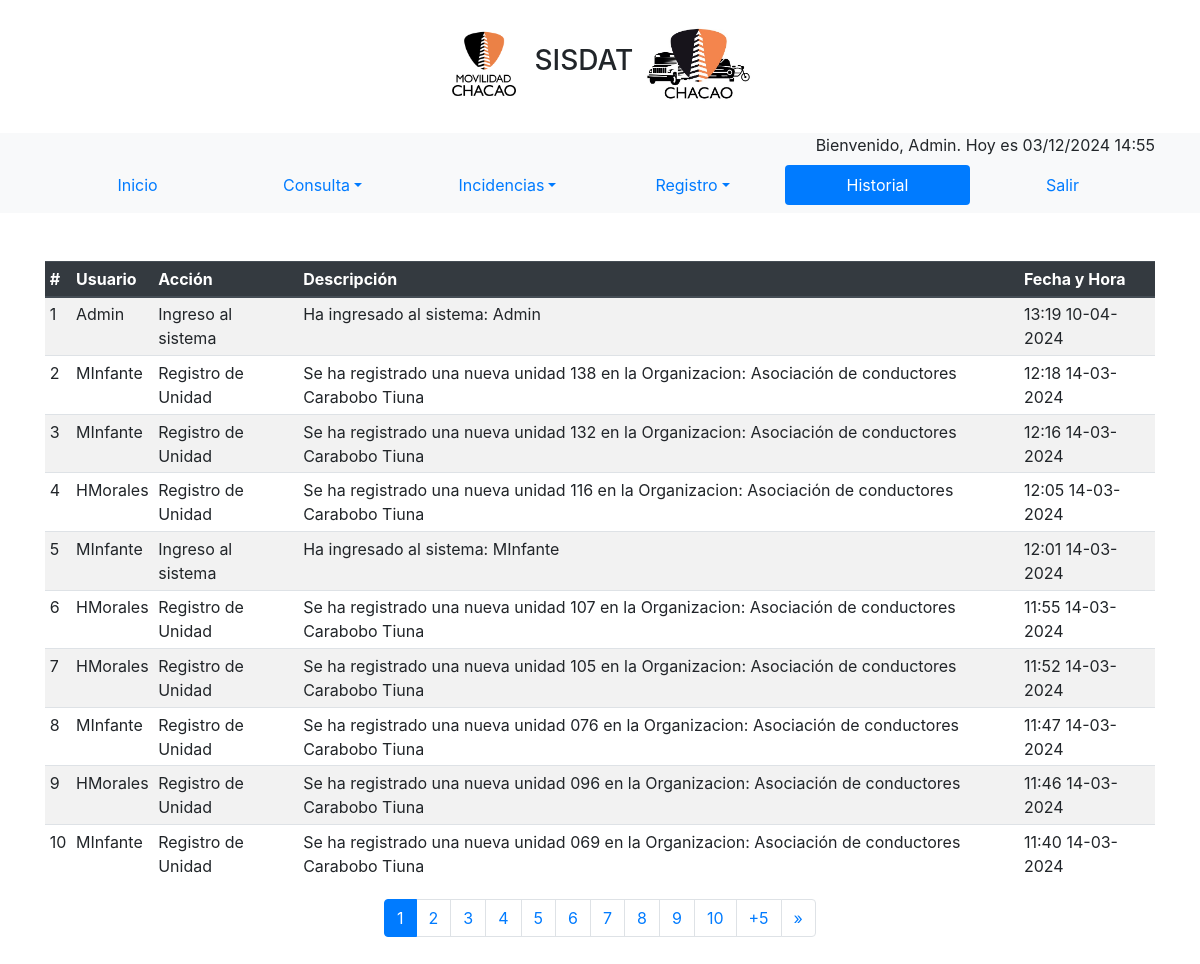
Page /index.php?pagina=historial (signed in) on the committed database.
### tables this page shows
CREATE TABLE `historial` (
  `id` int(11) NOT NULL,
  `action` varchar(255) NOT NULL,
  `fecha` timestamp NOT NULL DEFAULT current_timestamp(),
  `usuario` varchar(255) DEFAULT NULL,
  `descripcion` text DEFAULT NULL
);

### controladores/plantilla.controlador.php (called while the page is built)
<?php
class ControladorPlantilla{
    public  function ctrTraerPlantilla(){
        include "vistas/plantilla.php";
    }
}

### index.php (called while the page is built, shortened)
<?php
require_once "controladores/plantilla.controlador.php";
require_once "modelos/formularios.modelo.php";
$plantilla = new ControladorPlantilla();
$plantilla -> ctrTraerPlantilla();

### modelos/conexion.php (called while the page is built)
<?php
class Conexion{
    public static function conectar(){
    $link = new PDO("mysql:host=127.0.0.1;dbname=bdsidat", "root","");
    $link->exec("set names utf8");
    return $link;
    }
}

### modelos/formularios.modelo.php (called while the page is built, shortened)
<?php
require_once "conexion.php";
class ModeloFormularios{
    public static function mdlObtenerRegistrosHistorial(){
        $stmt = Conexion::conectar()->prepare("SELECT * FROM historial ORDER BY fecha DESC");
        $stmt->execute();
        return $stmt->fetchALL();
    }
}

### vistas/paginas/historial.php (the view, shortened to what this page needs)
<?php
$registrosHistorial = ModeloFormularios::mdlObtenerRegistrosHistorial();
$registrosPorPagina = 10;
$totalRegistros = count($registrosHistorial);
$totalPaginas = ceil($totalRegistros / $registrosPorPagina);
$paginaActual = isset($_GET['page']) ? intval($_GET['page']) : 1;
$inicio = ($paginaActual - 1) * $registrosPorPagina;
$registrosMostrados = array_slice($registrosHistorial, $inicio, $registrosPorPagina);
?>
<div class="table-responsive">
    <table class="table table-striped table-sm">
        <thead class="thead-dark">
            <tr>
                <th>#</th>
                <th>Usuario</th>
                <th>Acción</th>
                <th>Descripción</th>
                <th>Fecha y Hora</th>
            </tr>
        </thead>
        <tbody>
            <?php
            foreach ($registrosMostrados as $key => $value):
                $paginaGlobal = ($paginaActual - 1) * $registrosPorPagina + $key + 1;
                $fechaHoraBD = $value['fecha'];
                $dateTimeBD = new DateTime($fechaHoraBD, new DateTimeZone('UTC'));
                $dateTimeBD->setTimezone(new DateTimeZone('America/Caracas'));
                $fechaHoraConvertida = $dateTimeBD->format('H:i d-m-Y');
            ?>
            <tr>
                <td><?php echo $paginaGlobal; ?></td>
                <td><?php echo $value['usuario']; ?></td>
                <td><?php echo $value['action']; ?></td>
                <td><?php echo $value['descripcion']; ?></td>
                <td><?php echo $fechaHoraConvertida; ?></td>
            </tr>
            <?php endforeach; ?>
        </tbody>
    </table>
</div>
<div class="container">
    <nav aria-label="Page navigation">
        <ul class="pagination justify-content-center ">
            <?php
                $maxPaginasMostradas = 10;
                $mitadMaxPaginas = floor($maxPaginasMostradas / 2);
                $startPage = max(1, $paginaActual - $mitadMaxPaginas);
                $endPage = min($totalPaginas, $startPage + $maxPaginasMostradas - 1);
                $paginaAvance5 = min($totalPaginas, $paginaActual + 5);
                for ($i = $startPage; $i <= $endPage; $i++) {
                    $active = $i === $paginaActual ? 'active' : '';
                    echo '<li class="page-item ' . $active . '">';
                    echo '<a class="page-link" href="index.php?pagina=historial&page=' . $i . '">' . $i . '</a>';
                    echo '</li>';
                }
                if ($paginaActual + 6 <= $totalPaginas) {
                    echo '<li class="page-item">';
                    echo '<a class="page-link" href="index.php?pagina=historial&page=' . $paginaAvance5 . '">+5</a>';
                    echo '</li>';
                }
                if ($paginaActual < $totalPaginas) {
                    echo '<li class="page-item">';
                    echo '<a class="page-link" href="index.php?pagina=historial&page=' . ($paginaActual + 1) . '" aria-label="Next">';
                    echo '<span aria-hidden="true">&raquo;</span>';
                    echo '</a>';
                    echo '</li>';
                }
            ?>
        </ul>
    </nav>
</div>

### rows in the picture
historial: paginaGlobal "1", usuario "Admin", action "Ingreso al sistema", descripcion "Ha ingresado al sistema: Admin", fecha "13:19 10-04-2024"
historial: paginaGlobal "2", usuario "MInfante", action "Registro de Unidad", descripcion "Se ha registrado una nueva unidad 138 en la Organizacion: Asociación de conductores Carabobo Tiuna", fecha "12:18 14-03-2024"
historial: paginaGlobal "3", usuario "MInfante", action "Registro de Unidad", descripcion "Se ha registrado una nueva unidad 132 en la Organizacion: Asociación de conductores Carabobo Tiuna", fecha "12:16 14-03-2024"
historial: paginaGlobal "4", usuario "HMorales", action "Registro de Unidad", descripcion "Se ha registrado una nueva unidad 116 en la Organizacion: Asociación de conductores Carabobo Tiuna", fecha "12:05 14-03-2024"
historial: paginaGlobal "5", usuario "MInfante", action "Ingreso al sistema", descripcion "Ha ingresado al sistema: MInfante", fecha "12:01 14-03-2024"
historial: paginaGlobal "6", usuario "HMorales", action "Registro de Unidad", descripcion "Se ha registrado una nueva unidad 107 en la Organizacion: Asociación de conductores Carabobo Tiuna", fecha "11:55 14-03-2024"
historial: paginaGlobal "7", usuario "HMorales", action "Registro de Unidad", descripcion "Se ha registrado una nueva unidad 105 en la Organizacion: Asociación de conductores Carabobo Tiuna", fecha "11:52 14-03-2024"
historial: paginaGlobal "8", usuario "MInfante", action "Registro de Unidad", descripcion "Se ha registrado una nueva unidad 076 en la Organizacion: Asociación de conductores Carabobo Tiuna", fecha "11:47 14-03-2024"
historial: paginaGlobal "9", usuario "HMorales", action "Registro de Unidad", descripcion "Se ha registrado una nueva unidad 096 en la Organizacion: Asociación de conductores Carabobo Tiuna", fecha "11:46 14-03-2024"
historial: paginaGlobal "10", usuario "MInfante", action "Registro de Unidad", descripcion "Se ha registrado una nueva unidad 069 en la Organizacion: Asociación de conductores Carabobo Tiuna", fecha "11:40 14-03-2024"

### other values in the picture
$mensajeBienvenida "Bienvenido, Admin. Hoy es 03/12/2024 14:55"
